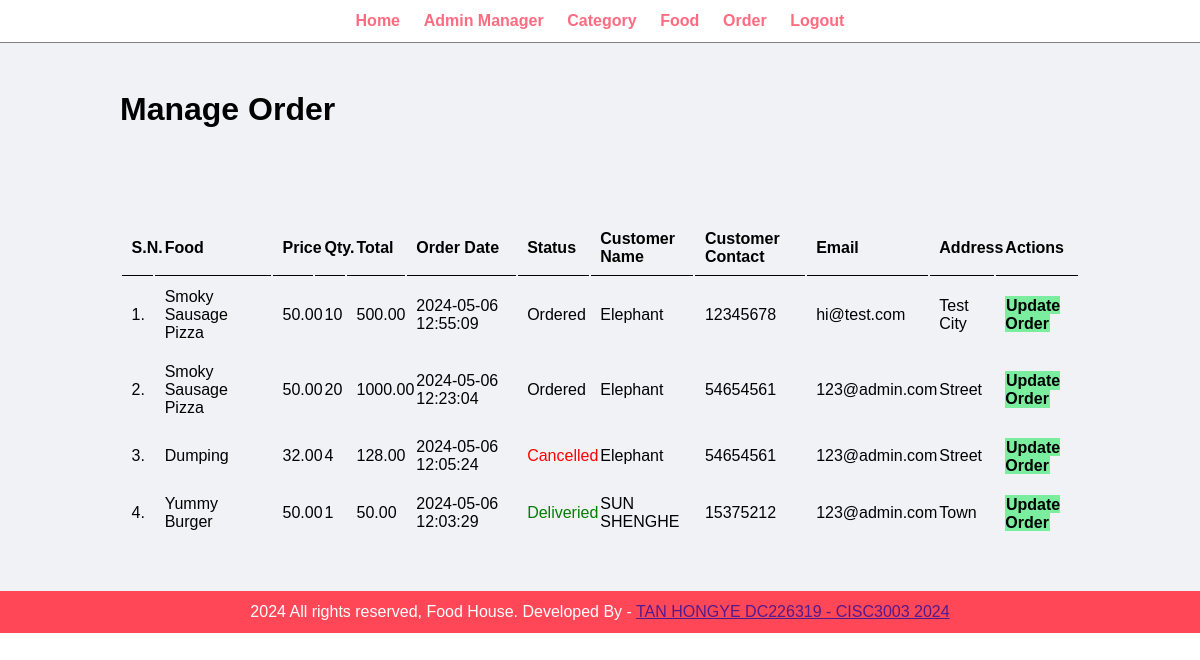
Page /admin/manage-order.php (signed in) on the committed database.
### tables this page shows
CREATE TABLE `tbl_order` (
  `id` int UNSIGNED NOT NULL,
  `food` varchar(150) NOT NULL,
  `price` varchar(255) NOT NULL,
  `qty` varchar(255) NOT NULL,
  `total` decimal(10,2) NOT NULL,
  `order_date` datetime NOT NULL,
  `status` varchar(50) NOT NULL,
  `customer_name` varchar(150) NOT NULL,
  `customer_contact` varchar(20) NOT NULL,
  `customer_email` varchar(150) NOT NULL,
  `customer_address` varchar(255) NOT NULL
);

### admin/manage-order.php (the view, shortened to what this page needs)
<?php include('partials/menu.php')?>
<div class="main-content">
	<div class="wrapper">
		<h1>Manage Order</h1>
		<br><br><br>
		<br><br>
		<table class="tbl-full">
			<tr>
				<th>S.N.</th>
				<th>Food</th>
				<th>Price</th>
				<th>Qty.</th>
				<th>Total</th>
				<th>Order Date</th>
				<th>Status</th>
				<th>Customer Name</th>
				<th>Customer Contact</th>
				<th>Email</th>
				<th>Address</th>
				<th>Actions</th>
			</tr>
			<?php
			$sql = "SELECT * FROM tbl_order ORDER BY id DESC";
			$res = mysqli_query($conn, $sql);
			$count = mysqli_num_rows($res);
			$sn = 1;
			if ($count > 0) {
			    while ($row = mysqli_fetch_assoc($res)) {
			        $id = $row['id'];
			        $food = $row['food'];
			        $price = $row['price'];
			        $qty = $row['qty'];
			        $total = $row['total'];
			        $order_date = $row['order_date'];
			        $status = $row['status'];
			        $customer_name = $row['customer_name'];
			        $customer_contact = $row['customer_contact'];
			        $customer_email = $row['customer_email'];
			        $customer_address = $row['customer_address'];
			        ?>
			        <tr>
        				<td><?php echo $sn++;?>. </td>
        				<td><?php echo $food;?></td>
        				<td><?php echo $price;?></td>
        				<td><?php echo $qty;?></td>
        				<td><?php echo $total;?></td>
        				<td><?php echo $order_date;?></td>
        				<td>
        					<?php
        					if ($status == "Ordered") {
        					    echo "<label>$status</label>";
        					}
        					elseif ($status == "On Delivery") {
        					    echo "<label style='color: orange;'>$status</label>";
        					}
        					elseif ($status == "Deliveried") {
        					    echo "<label style='color: green;'>$status</label>";
        					}
        					elseif ($status == "Cancelled") {
        					    echo "<label style='color: red;'>$status</label>";
        					}
        					?>
        				</td>
        				<td><?php echo $customer_name;?></td>
        				<td><?php echo $customer_contact;?></td>
        				<td><?php echo $customer_email;?></td>
        				<td><?php echo $customer_address;?></td>
        				<td>
        					<a href="<?php echo SITEURL;?>admin/update-order.php?id=<?php echo $id;?>" class="btn-secondary">Update Order</a>
        				</td>
        			</tr>
			        <?php
			    }
			}
			else {
			    echo "<tr><td colspan='12' class='error'>Orders not Available.</td></tr>";
			}
			?>
		</table>
	</div>
</div>
<?php include('partials/footer.php')?>

### css/admin.css (style rules this page uses)
* { margin: 0; padding: 0; font-family: Arial, Helvetica, sans-serif; }
.wrapper { padding: 1%; width: 80%; margin: 0 auto; }
.tbl-full { width: 100%; }
table tr th { border-bottom: 1px solid black; padding: 1%; text-align: left; }
table tr td { padding: 1%; }
.btn-secondary { background-color: #7bed9f; color: black; padding: 1%; text-decoration: none; font-weight: bold; }
.main-content { background-color: #f1f2f6; padding: 3% 0; }

### rows in the picture
tbl_order: food "Smoky Sausage Pizza", price "50.00", qty "10", total "500.00", order_date "2024-05-06 12:55:09", status "Ordered", customer_name "Elephant", customer_contact "12345678", customer_email "hi@test.com", customer_address "Test City"
tbl_order: food "Smoky Sausage Pizza", price "50.00", qty "20", total "1000.00", order_date "2024-05-06 12:23:04", status "Ordered", customer_name "Elephant", customer_contact "54654561", customer_email "123@admin.com", customer_address "Street"
tbl_order: food "Dumping", price "32.00", qty "4", total "128.00", order_date "2024-05-06 12:05:24", status "Cancelled", customer_name "Elephant", customer_contact "54654561", customer_email "123@admin.com", customer_address "Street"
tbl_order: food "Yummy Burger", price "50.00", qty "1", total "50.00", order_date "2024-05-06 12:03:29", status "Deliveried", customer_name "SUN SHENGHE", customer_contact "15375212", customer_email "123@admin.com", customer_address "Town"
